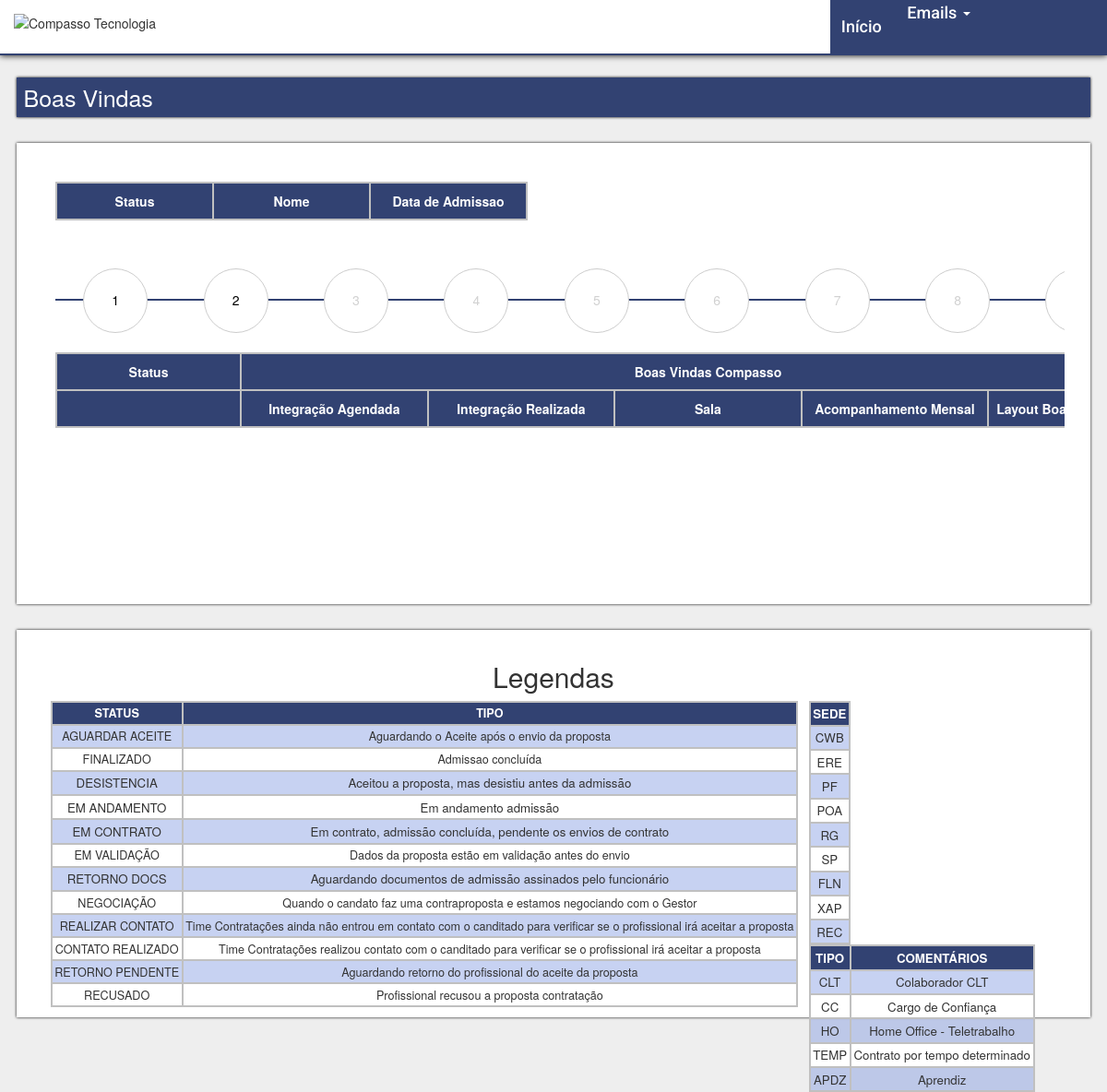
Page /telas/recepcao.php on the committed database.
### tables this page shows
CREATE TABLE if not EXISTS `sede` (
 `SEDE_ID` int(11),
 `NOME_SEDE` VARCHAR(40) NOT NULL,
 PRIMARY KEY (`SEDE_ID`)
);

### update.php (called while the page is built, shortened)
<?php
		function listar($conn){
			$query = "SELECT * from sede";
			$resultado = mysqli_query($conn, $query);
			return $resultado;
		}
?>

### telas/recepcao.php (the view, shortened to what this page needs)
<?php
include("../db/conexao.php");
include("../update.php");
$listar = listar($conn);
?>
<!DOCTYPE html>
<html lang="pt">
<head>
    <link rel="stylesheet" href="../css/reset.css">
    <link rel="stylesheet" href="../css/bootstrap.min.css">
    <link rel="stylesheet" href="../css/arquivo.css">
    <link rel="stylesheet" href="../css/menuPrincipal.css">
</head>
<body>
    <header class="site-header">
        <img src="http://www.compasso.com.br/wp-content/uploads/2018/04/Logo_Compasso_01-mini.png" alt="Compasso Tecnologia">
        <nav>
            <a class='nav inicio' href='menuPrincipal.php'>Início</a>
            <div class="dropdown">
            <a class="dropbtn nav">Emails <span class='caret'></span></a>
            </div>
        </nav>
    </header>
    <main>
        <section class='menu-inicial'>
            <h2 id='nome'>Boas Vindas</h2>
        </section>
        <section class='container estruct'>
        <div class='menu-inicial1'>
                <table>
                    <thead>
                        <tr id='titulo-table1' margin-top='0' >
                            <th width='170px'>Status</th>
                            <th width='170px'>Nome</th>
                            <th width='170px'>Data de Admissao</th>
                        </tr>
                </table>
        </div>
        <div style="height: 25px;"></div>
            <div class="passos">
                <div class="stepwizard">
                    <div class="passos stepwizard-row1 setup-panel">
                        <div class="stepwizard-step col-md-auto">
                            <a title="Menu Principal" href="menuPrincipal.php" type="button" class="btn btn-default btn-circle">1</a>
                        </div>
                        <div title ="Proposta de Contratação" class="stepwizard-step col-md-auto">
                            <a href="funcionario.php" type="button" class="btn btn-default btn-circle" >2</a>
                        </div>
                        <div title ="Gestão" class="stepwizard-step col-md-auto">
                            <a href="gestao.php" type="button" id="botao3" disabled class="btn btn-default btn-circle disabled">3</a>
                        </div>
                        <div title="Vencimento Contratos" class="stepwizard-step col-md-auto">
                            <a href="vencimentosContratos.php" type="button" id="botao4" disabled class="btn btn-default btn-circle disabled">4</a>
                        </div>
                        <div title="Documentação" class="stepwizard-step col-md-auto">
                            <a href="documentacao.php" type="button" id="botao5" disabled class="btn btn-default btn-circle disabled">5</a>
                        </div>
                        <div title= "Plataforma Admissão Domínio Dados + Fichas de Cadastro" class="stepwizard-step col-md-auto">
                            <a href="admissao.php" type="button" id="botao6" disabled class="btn btn-default btn-circle disabled">6</a>
                        </div>
                        <div title="Exame Admissional" class="stepwizard-step col-md-auto">
                            <a href="exame.php" type="button" id="botao7" disabled class="btn btn-default btn-circle disabled">7</a>
                        </div>
                        <div title= "Dados Bancários" class="stepwizard-step col-md-auto">
                            <a href="bancarios.php" type="button" id="botao8" disabled class="btn btn-default btn-circle disabled">8</a>
                        </div>
                        <div title= "Suporte Interno" class="stepwizard-step col-md-auto">
                            <a href="suporteinterno.php" type="button" id="botao9" disabled class="btn btn-default btn-circle disabled">9</a>
                        </div>
                    </div>
                </div>
            </div>
            <table id='first-table'>
                <thead>
                    <tr>
                        <th width='200px'>Status</th>
                        <th colspan='5'>Boas Vindas Compasso</th>
                    </tr>
                    <tr>
                        <th width='200px'></th>
                        <th>Integração Agendada</th>
                        <th>Integração Realizada</th>
                        <th>Sala</th>
                        <th>Acompanhamento Mensal</th>
                        <th>Layout Boas Vindas Mensal</th>
                    </tr>
                </thead>
            </table>
        </section>
            <section class="legendas estruct">
                <h2>Legendas</h2>
                <table id='table-legendas'>
                    <tr class='tb2'>
                        <th class='tb2'>STATUS</th>
                        <th class='tb2'>TIPO</th>
                    </tr>
                    <tr class='tb2'>
                        <td class='tb2'>AGUARDAR ACEITE</td>
                        <td class='tb2'>Aguardando o Aceite após o envio da proposta</td>
                    </tr>
                    <tr class='tb2'>
                        <td class='tb2'>FINALIZADO</td>
                        <td class='tb2'>Admissao concluída</td>
                    </tr>
                    <tr>
                        <td class='tb2'>DESISTENCIA</td>
                        <td class='tb2'>Aceitou a proposta, mas desistiu antes da admissão</td>
                    </tr>
                    <tr>
                        <td class='tb2'>EM ANDAMENTO</td>
                        <td class='tb2'>Em andamento admissão</td>
                    </tr>
                    <tr>
                        <td class='tb2'>EM CONTRATO</td>
                        <td class='tb2'>Em contrato, admissão concluída, pendente os envios de contrato</td>
                    </tr>
                    <tr class='tb2'>
                        <td class='tb2'>EM VALIDAÇÃO</td>
                        <td class='tb2'>Dados da proposta estão em validação antes do envio</td>
                    </tr>
                    <tr>
                        <td class='tb2'>RETORNO DOCS</td>
                        <td class='tb2'>Aguardando documentos de admissão assinados pelo funcionário</td>
                    </tr>
                    <tr class='tb2'>
                        <td class='tb2'>NEGOCIAÇÃO</td>
                        <td class='tb2'>Quando o candato faz uma contraproposta e estamos negociando com o Gestor</td>
                    </tr>
                    <tr class='tb2'>
                        <td class='tb2'>REALIZAR CONTATO</td>
                        <td class='tb2'>Time Contratações ainda não entrou em contato com o canditado para verificar se o profissional irá aceitar a proposta</td>
                    </tr>
                    <tr class='tb2'>
                        <td class='tb2'>CONTATO REALIZADO</td>
                        <td class='tb2'>Time Contratações realizou contato com o canditado para verificar se o profissional irá aceitar a proposta</td>
                    </tr>
                    <tr class='tb2'>
                        <td class='tb2'>RETORNO PENDENTE</td>
                        <td class='tb2'>Aguardando retorno do profissional do aceite da proposta</td>
                    </tr>
                    <tr class='tb2'>
                        <td class='tb2'>RECUSADO</td>
                        <td class='tb2'>Profissional recusou a proposta contratação</td>
                    </tr>
                </table>
                <table class='legendas-sedes'>
                <tr>
                    <th class='tb2'>SEDE</th>
                </tr>
                <?php foreach ($listar as $linha):?>
                <tr><td class='tb2'><?php echo $linha['NOME_SEDE']?></td></tr>
                <?php endforeach ?>
                </table>
                <table class='legendas-tipos'>
                    <tr>
                        <th class='tb2'>TIPO</th>
                        <th class='tb2'>COMENTÁRIOS</th>
                    </tr>
                    <tr>
                        <td class='tb2'>CLT</td>
                        <td class='tb2'>Colaborador CLT</td>
                    </tr>
                    <tr>
                        <td class='tb2'>CC</td>
                        <td class='tb2'>Cargo de Confiança</td>
                    </tr>
                    <tr>
                        <td class='tb2'>HO</td>
                        <td class='tb2'>Home Office - Teletrabalho</td>
                    </tr>
                    <tr>
                        <td class='tb2'>TEMP</td>
                        <td class='tb2'>Contrato por tempo determinado</td>
                    </tr>
                    <tr>
                        <td class='tb2'>APDZ</td>
                        <td class='tb2'>Aprendiz</td>
                    </tr>
                </table>
            </section>
    </main>
</body>
</html>

### css/arquivo.css (style rules this page uses)
.stepwizard-row1 { display: table-row; }
.stepwizard { display: table; width: 1565px; position: relative; }
.stepwizard .btn.disabled, .stepwizard .btn[disabled], .stepwizard fieldset[disabled] .btn { opacity:1 !important; color:rgb(209, 209, 209); }
.stepwizard-row1:before { top: 2.4em; bottom: 0; position: absolute; content:" "; width: 1565px; height: 2px; background-color: rgb(50, 66, 114); z-index: 0; }
.stepwizard-step { display: table-cell; text-align: center; position: relative; }
.btn-circle { width: 5em; height: 5em; text-align: center; padding: 1.7em; font-size: 1em; line-height: 1.428571429; border-radius: 100%; color: black; }

### css/menuPrincipal.css (style rules this page uses)
.menu-inicial { margin-top: 6em; background-color:rgb(50, 66, 114); margin-left: 1.5%; width: 97%; height: 10%; box-shadow: 0 0 .2em black; padding: 5px; }
#nome { color:white; padding: 0.1em; margin-left: 0.4em; margin-bottom: -0.01em; font-size: 25px; margin: 0px; }
.estruct { margin-bottom: 2em; margin-top: 2em; background-color: white; margin-left: 1.5%; width: 97%; box-shadow: 0 0 .2em black; padding: 1em; display:block; }
.inicio { position:absolute; top: 0%; right: 19%; display: block; }
a.disabled { pointer-events: none; cursor: default; }
.dropbtn { position:absolute; top: -55px; right: 10%; cursor: pointer; }
.nav { font-size: 18px; font-family: "Raleway",sans-serif; color: #fff; font-weight: 500; text-decoration: none; outline: none; list-style:none; padding: .9em; font-family: 'Roboto', sans-serif; }
img { margin-top: -1em; width:11%; height: 50px; }
.site-header { background-color: rgb(50, 66, 114); box-shadow: 0 0 .5em black; background-image: linear-gradient(to left, #fff, white 100% ); background-size: 75% 100%; background-repeat: no-repeat; border-bottom: .2em solid rgb(50, 66, 114);; }
.site-header { display: block; position: fixed; top: 0; left: 0; width: 100%; height: 60px; padding: 20px 0; z-index: 3; margin-right: auto; margin-left: auto; padding-left: 15px; padding-right: 15px; }
.container { height: 500px; }
.passos { margin-top: 2em; }
body { background-color:rgb(238,238,238) }
#first-table { width: 150%; margin-bottom : .5em; table-layout: fixed; }
.container { border: 2em solid white; }
.container { overflow:auto; }
.legendas { text-align: center; height: 30em; }
#table-legendas { table-layout: fixed; margin-left: 2%; align-content: center; float:left; }
.legendas-sedes { float: left; margin-left: 1%; }
.legendas-tipos { float: left; margin-left: 1%; }
.tb2 { padding: 0.2em; font-size: 0.95em; height: 0em; }
td, th { height: 40px; border: 2px solid rgb(192, 192, 192) !important; text-align: center; white-space: pre-wrap; vertical-align: middle; }
tr:nth-child(even) { background: rgba(126, 150, 224, 0.43) }
tr:nth-child(odd) { background:white; }
th { font-weight: bold; background-color: rgb(50, 66, 114); color: white; }

### rows in the picture
sede: NOME_SEDE "CWB"
sede: NOME_SEDE "ERE"
sede: NOME_SEDE "PF"
sede: NOME_SEDE "POA"
sede: NOME_SEDE "RG"
sede: NOME_SEDE "SP"
sede: NOME_SEDE "FLN"
sede: NOME_SEDE "XAP"
sede: NOME_SEDE "REC"
